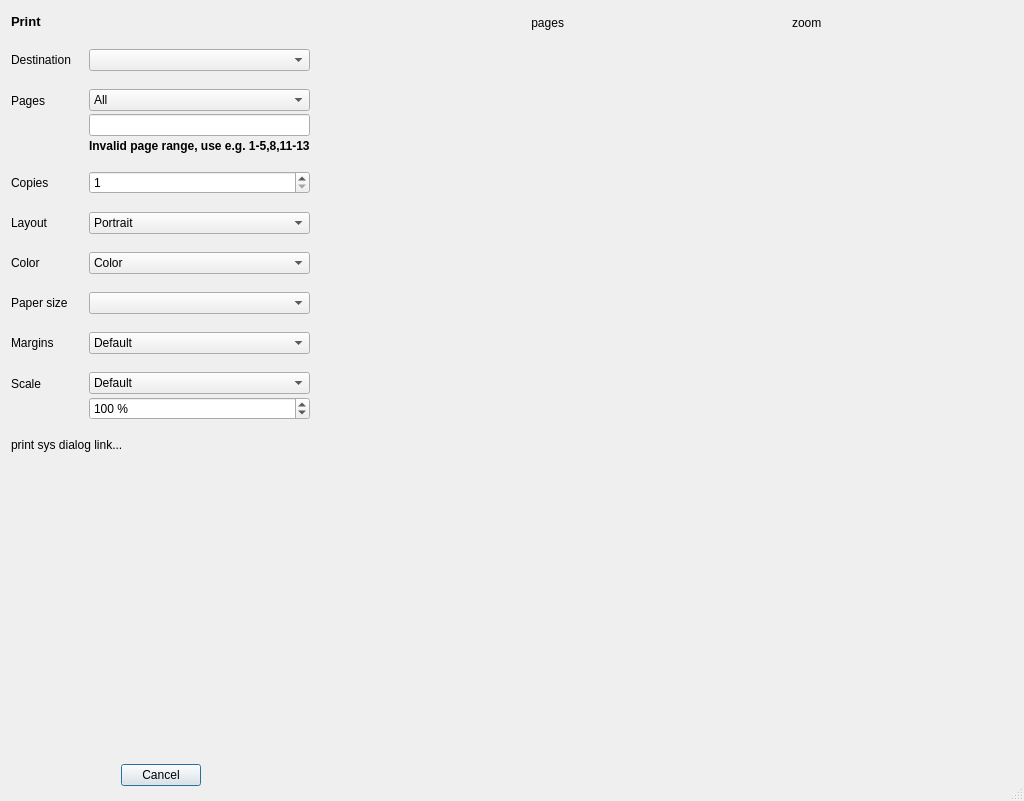
<?xml version="1.0" encoding="UTF-8"?>
<ui version="4.0">
 <class>PrintDialog</class>
 <widget class="QDialog" name="PrintDialog">
  <property name="geometry">
   <rect>
    <x>0</x>
    <y>0</y>
    <width>1024</width>
    <height>801</height>
   </rect>
  </property>
  <property name="windowTitle">
   <string>Print preview</string>
  </property>
  <property name="sizeGripEnabled">
   <bool>true</bool>
  </property>
  <layout class="QGridLayout" name="gridLayout" rowstretch="0,0,0" columnstretch="0,1">
   <property name="bottomMargin">
    <number>15</number>
   </property>
   <item row="0" column="1">
    <layout class="QHBoxLayout" name="horizontalLayout_2">
     <property name="spacing">
      <number>0</number>
     </property>
     <item>
      <spacer name="horizontalSpacer_6">
       <property name="orientation">
        <enum>Qt::Horizontal</enum>
       </property>
       <property name="sizeHint" stdset="0">
        <size>
         <width>40</width>
         <height>20</height>
        </size>
       </property>
      </spacer>
     </item>
     <item>
      <widget class="QToolButton" name="w_page_first">
       <property name="toolTip">
        <string>Show first page</string>
       </property>
       <property name="icon">
        <iconset theme="go-first">
         <normaloff>.</normaloff>.</iconset>
       </property>
       <property name="autoRaise">
        <bool>true</bool>
       </property>
      </widget>
     </item>
     <item>
      <widget class="QToolButton" name="w_page_prev">
       <property name="toolTip">
        <string>Show previous page</string>
       </property>
       <property name="icon">
        <iconset theme="go-previous">
         <normaloff>.</normaloff>.</iconset>
       </property>
       <property name="autoRaise">
        <bool>true</bool>
       </property>
      </widget>
     </item>
     <item>
      <widget class="QLabel" name="w_pages">
       <property name="text">
        <string notr="true">pages</string>
       </property>
       <property name="alignment">
        <set>Qt::AlignRight|Qt::AlignTrailing|Qt::AlignVCenter</set>
       </property>
      </widget>
     </item>
     <item>
      <widget class="QToolButton" name="w_page_next">
       <property name="toolTip">
        <string>Show next page</string>
       </property>
       <property name="icon">
        <iconset theme="go-next">
         <normaloff>.</normaloff>.</iconset>
       </property>
       <property name="autoRaise">
        <bool>true</bool>
       </property>
      </widget>
     </item>
     <item>
      <widget class="QToolButton" name="w_page_last">
       <property name="toolTip">
        <string>Show last page</string>
       </property>
       <property name="icon">
        <iconset theme="go-last">
         <normaloff>.</normaloff>.</iconset>
       </property>
       <property name="autoRaise">
        <bool>true</bool>
       </property>
      </widget>
     </item>
     <item>
      <spacer name="horizontalSpacer_3">
       <property name="orientation">
        <enum>Qt::Horizontal</enum>
       </property>
       <property name="sizeType">
        <enum>QSizePolicy::Fixed</enum>
       </property>
       <property name="sizeHint" stdset="0">
        <size>
         <width>20</width>
         <height>20</height>
        </size>
       </property>
      </spacer>
     </item>
     <item>
      <widget class="QToolButton" name="w_page_single">
       <property name="toolTip">
        <string>Show only one page at a time</string>
       </property>
       <property name="text">
        <string/>
       </property>
       <property name="icon">
        <iconset theme="page-simple">
         <normaloff>.</normaloff>.</iconset>
       </property>
       <property name="autoRaise">
        <bool>true</bool>
       </property>
      </widget>
     </item>
     <item>
      <widget class="QToolButton" name="w_page_double">
       <property name="toolTip">
        <string>Show all pages side-by-side</string>
       </property>
       <property name="icon">
        <iconset theme="page-2sides">
         <normaloff>.</normaloff>.</iconset>
       </property>
       <property name="autoRaise">
        <bool>true</bool>
       </property>
      </widget>
     </item>
     <item>
      <spacer name="horizontalSpacer_5">
       <property name="orientation">
        <enum>Qt::Horizontal</enum>
       </property>
       <property name="sizeType">
        <enum>QSizePolicy::Fixed</enum>
       </property>
       <property name="sizeHint" stdset="0">
        <size>
         <width>20</width>
         <height>20</height>
        </size>
       </property>
      </spacer>
     </item>
     <item>
      <widget class="QToolButton" name="w_fit_width">
       <property name="toolTip">
        <string>Fit to window width</string>
       </property>
       <property name="text">
        <string/>
       </property>
       <property name="icon">
        <iconset theme="zoom-fit-width">
         <normaloff>.</normaloff>.</iconset>
       </property>
       <property name="autoRaise">
        <bool>true</bool>
       </property>
      </widget>
     </item>
     <item>
      <widget class="QToolButton" name="w_fit_best">
       <property name="toolTip">
        <string>Fit one full page to window</string>
       </property>
       <property name="icon">
        <iconset theme="zoom-fit-best">
         <normaloff>.</normaloff>.</iconset>
       </property>
       <property name="autoRaise">
        <bool>true</bool>
       </property>
      </widget>
     </item>
     <item>
      <spacer name="horizontalSpacer_4">
       <property name="orientation">
        <enum>Qt::Horizontal</enum>
       </property>
       <property name="sizeType">
        <enum>QSizePolicy::Fixed</enum>
       </property>
       <property name="sizeHint" stdset="0">
        <size>
         <width>20</width>
         <height>20</height>
        </size>
       </property>
      </spacer>
     </item>
     <item>
      <widget class="QToolButton" name="w_zoom_out">
       <property name="toolTip">
        <string>Zoom out</string>
       </property>
       <property name="icon">
        <iconset theme="zoom-out">
         <normaloff>.</normaloff>.</iconset>
       </property>
       <property name="autoRepeat">
        <bool>true</bool>
       </property>
       <property name="autoRaise">
        <bool>true</bool>
       </property>
      </widget>
     </item>
     <item>
      <widget class="QLabel" name="w_zoom">
       <property name="text">
        <string notr="true">zoom</string>
       </property>
      </widget>
     </item>
     <item>
      <widget class="QToolButton" name="w_zoom_in">
       <property name="toolTip">
        <string>Zoom in</string>
       </property>
       <property name="icon">
        <iconset theme="zoom-in">
         <normaloff>.</normaloff>.</iconset>
       </property>
       <property name="autoRepeat">
        <bool>true</bool>
       </property>
       <property name="autoRaise">
        <bool>true</bool>
       </property>
      </widget>
     </item>
     <item>
      <spacer name="horizontalSpacer_2">
       <property name="orientation">
        <enum>Qt::Horizontal</enum>
       </property>
       <property name="sizeHint" stdset="0">
        <size>
         <width>40</width>
         <height>20</height>
        </size>
       </property>
      </spacer>
     </item>
    </layout>
   </item>
   <item row="0" column="0" rowspan="3">
    <layout class="QVBoxLayout" name="verticalLayout_3">
     <property name="spacing">
      <number>18</number>
     </property>
     <item>
      <layout class="QHBoxLayout" name="horizontalLayout">
       <item>
        <widget class="QLabel" name="label">
         <property name="font">
          <font>
           <pointsize>10</pointsize>
           <weight>75</weight>
           <bold>true</bold>
          </font>
         </property>
         <property name="text">
          <string>Print</string>
         </property>
        </widget>
       </item>
       <item>
        <spacer name="horizontalSpacer">
         <property name="orientation">
          <enum>Qt::Horizontal</enum>
         </property>
         <property name="sizeHint" stdset="0">
          <size>
           <width>40</width>
           <height>20</height>
          </size>
         </property>
        </spacer>
       </item>
      </layout>
     </item>
     <item>
      <layout class="QFormLayout" name="formLayout">
       <item row="0" column="0">
        <widget class="QLabel" name="label_3">
         <property name="text">
          <string>Destination</string>
         </property>
        </widget>
       </item>
       <item row="0" column="1">
        <widget class="QComboBox" name="w_printers"/>
       </item>
       <item row="1" column="0">
        <widget class="QLabel" name="label_4">
         <property name="text">
          <string>Pages</string>
         </property>
        </widget>
       </item>
       <item row="1" column="1">
        <layout class="QVBoxLayout" name="verticalLayout">
         <property name="spacing">
          <number>3</number>
         </property>
         <item>
          <widget class="QComboBox" name="w_pageMode">
           <item>
            <property name="text">
             <string>All</string>
            </property>
           </item>
           <item>
            <property name="text">
             <string>Custom</string>
            </property>
           </item>
          </widget>
         </item>
         <item>
          <widget class="QLineEdit" name="w_pageSelect"/>
         </item>
         <item>
          <widget class="QLabel" name="w_pageSelectWarning">
           <property name="font">
            <font>
             <weight>75</weight>
             <bold>true</bold>
            </font>
           </property>
           <property name="text">
            <string>Invalid page range, use e.g. 1-5,8,11-13</string>
           </property>
          </widget>
         </item>
        </layout>
       </item>
       <item row="2" column="0">
        <widget class="QLabel" name="label_5">
         <property name="text">
          <string>Copies</string>
         </property>
        </widget>
       </item>
       <item row="2" column="1">
        <widget class="QSpinBox" name="w_copies">
         <property name="minimum">
          <number>1</number>
         </property>
         <property name="value">
          <number>1</number>
         </property>
        </widget>
       </item>
       <item row="3" column="0">
        <widget class="QLabel" name="label_6">
         <property name="text">
          <string>Layout</string>
         </property>
        </widget>
       </item>
       <item row="3" column="1">
        <widget class="QComboBox" name="w_layout">
         <item>
          <property name="text">
           <string>Portrait</string>
          </property>
         </item>
         <item>
          <property name="text">
           <string>Landscape</string>
          </property>
         </item>
        </widget>
       </item>
       <item row="4" column="0">
        <widget class="QLabel" name="label_7">
         <property name="text">
          <string>Color</string>
         </property>
        </widget>
       </item>
       <item row="4" column="1">
        <widget class="QComboBox" name="w_color">
         <item>
          <property name="text">
           <string>Color</string>
          </property>
         </item>
         <item>
          <property name="text">
           <string>Black and white</string>
          </property>
         </item>
        </widget>
       </item>
       <item row="5" column="0">
        <widget class="QLabel" name="label_8">
         <property name="text">
          <string>Paper size</string>
         </property>
        </widget>
       </item>
       <item row="5" column="1">
        <widget class="QComboBox" name="w_paperSize"/>
       </item>
       <item row="6" column="0">
        <widget class="QLabel" name="label_9">
         <property name="text">
          <string>Margins</string>
         </property>
        </widget>
       </item>
       <item row="6" column="1">
        <widget class="QComboBox" name="w_margins">
         <item>
          <property name="text">
           <string>Default</string>
          </property>
         </item>
         <item>
          <property name="text">
           <string>None</string>
          </property>
         </item>
         <item>
          <property name="text">
           <string>Minimum</string>
          </property>
         </item>
        </widget>
       </item>
       <item row="7" column="0">
        <widget class="QLabel" name="label_10">
         <property name="text">
          <string>Scale</string>
         </property>
        </widget>
       </item>
       <item row="7" column="1">
        <layout class="QVBoxLayout" name="verticalLayout_2">
         <property name="spacing">
          <number>3</number>
         </property>
         <item>
          <widget class="QComboBox" name="w_scaleMode">
           <item>
            <property name="text">
             <string>Default</string>
            </property>
           </item>
           <item>
            <property name="text">
             <string>Fit to width</string>
            </property>
           </item>
           <item>
            <property name="text">
             <string>Custom</string>
            </property>
           </item>
          </widget>
         </item>
         <item>
          <widget class="QSpinBox" name="w_scalePercent">
           <property name="suffix">
            <string notr="true"> %</string>
           </property>
           <property name="minimum">
            <number>25</number>
           </property>
           <property name="maximum">
            <number>250</number>
           </property>
           <property name="value">
            <number>100</number>
           </property>
          </widget>
         </item>
        </layout>
       </item>
      </layout>
     </item>
     <item>
      <widget class="QLabel" name="w_sysprint">
       <property name="text">
        <string notr="true">print sys dialog link...</string>
       </property>
      </widget>
     </item>
     <item>
      <spacer name="verticalSpacer">
       <property name="orientation">
        <enum>Qt::Vertical</enum>
       </property>
       <property name="sizeHint" stdset="0">
        <size>
         <width>20</width>
         <height>40</height>
        </size>
       </property>
      </spacer>
     </item>
     <item>
      <widget class="QDialogButtonBox" name="w_buttons">
       <property name="standardButtons">
        <set>QDialogButtonBox::Cancel</set>
       </property>
       <property name="centerButtons">
        <bool>true</bool>
       </property>
      </widget>
     </item>
    </layout>
   </item>
   <item row="1" column="1">
    <widget class="QWidget" name="w_print_preview_container" native="true">
     <property name="sizePolicy">
      <sizepolicy hsizetype="MinimumExpanding" vsizetype="MinimumExpanding">
       <horstretch>100</horstretch>
       <verstretch>100</verstretch>
      </sizepolicy>
     </property>
     <property name="minimumSize">
      <size>
       <width>200</width>
       <height>200</height>
      </size>
     </property>
    </widget>
   </item>
  </layout>
 </widget>
 <resources/>
 <connections/>
</ui>
